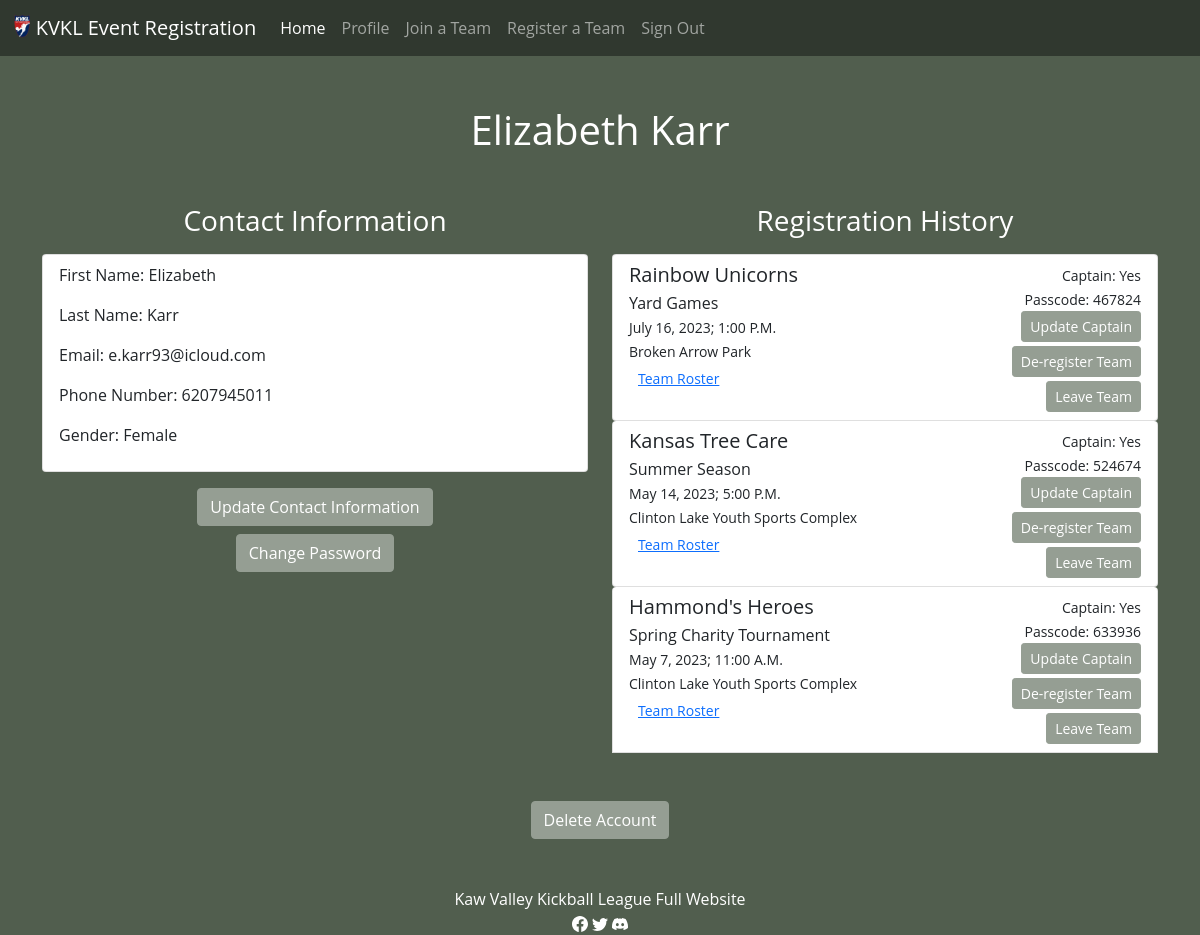
/profile (signed in), run on an earlier commit of the app's database.
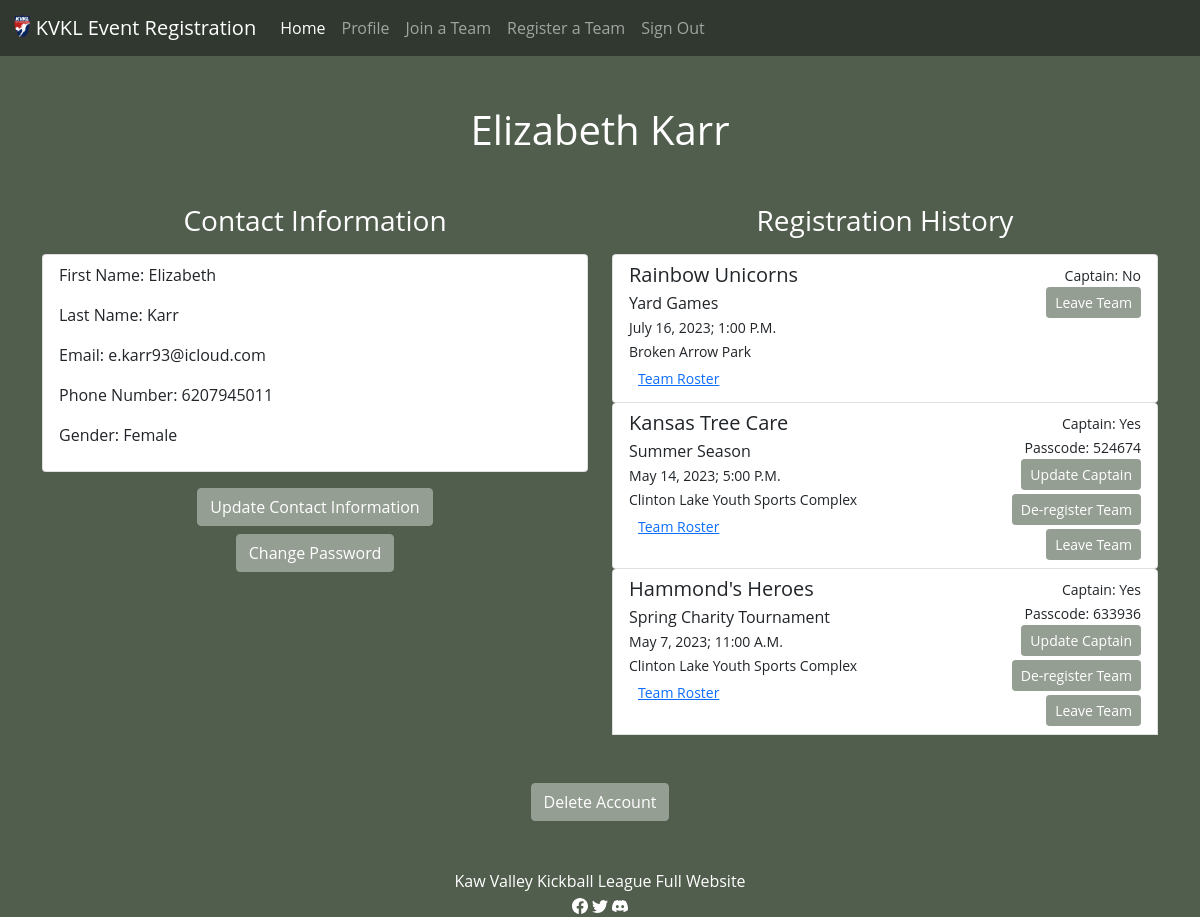
And on a later commit of the database.
### tables this page shows
CREATE TABLE accounts (id INTEGER NOT NULL PRIMARY KEY AUTOINCREMENT, email TEXT NOT NULL, first_name TEXT NOT NULL, last_name TEXT NOT NULL, phone_number NUMERIC NOT NULL, password_hash TEXT NOT NULL, gender TEXT NOT NULL);

CREATE TABLE registered_players (captain TEXT NOT NULL, player_id INTEGER NOT NULL, team_id INTEGER NOT NULL, event_id INTEGER NOT NULL, FOREIGN KEY (player_id) REFERENCES accounts(id) ON DELETE CASCADE, FOREIGN KEY (team_id) REFERENCES teams(id) ON DELETE CASCADE, FOREIGN KEY (event_id) REFERENCES events(id) ON DELETE CASCADE);

CREATE TABLE teams (id INTEGER NOT NULL PRIMARY KEY AUTOINCREMENT, team_name TEXT NOT NULL, sponsor TEXT, event_id INTEGER NOT NULL, passcode INTEGER NOT NULL, FOREIGN KEY (event_id) REFERENCES events(id) ON DELETE CASCADE);

CREATE TABLE events (id INTEGER NOT NULL PRIMARY KEY AUTOINCREMENT, event_name TEXT NOT NULL, month TEXT NOT NULL, day TEXT NOT NULL, year YEAR NOT NULL, time TEXT NOT NULL, location TEXT NOT NULL, number_teams INTEGER NOT NULL, spots_available INTEGER NOT NULL);

### app.py (the view)
@app.route("/profile", methods=["GET", "POST"])
@login_required
def profile():
    user = db.execute("""SELECT *
                         FROM accounts
                         WHERE id = ?""",
                         session["user_id"])
    history = db.execute("""SELECT event_name,
                                   month,
                                   day,
                                   year,
                                   time,
                                   location,
                                   team_name,
                                   passcode,
                                   captain,
                                   teams.id
                            FROM events
                            INNER JOIN teams
                                ON events.id = teams.event_id
                                INNER JOIN registered_players
                                    ON registered_players.team_id = teams.id
                                    WHERE registered_players.player_id = ?""",
                            session["user_id"])
    for team in history:
        team["players"] = db.execute("""SELECT first_name, last_name, captain, accounts.id
                                        FROM accounts
                                        INNER JOIN registered_players
                                            ON accounts.id = registered_players.player_id
                                            WHERE team_id = ?""",
                                        team["id"])
    return render_template("profile.html", id=session["user_id"], user=user, history=history)

### app.py (called while the page is built)
def login_required(f):
    @wraps(f)
    def decorated_function(*args, **kwargs):
        if session.get("user_id") is None:
            return redirect("/login")
        return f(*args, **kwargs)
    return decorated_function

### templates/profile.html (shortened to what this page needs)
{% extends "layout.html" %}
{% block main %}
    <h1 class="page-title">{{ user[0].first_name }} {{ user[0].last_name }}</h1>
    <div class="container mb-5">
        <div class="row">
            <div class="col">
                <h3 class="text-center mb-3">Contact Information</h3>
                <div class="list-group list-group-item mb-3">
                    <p>First Name: {{ user[0].first_name }}</p>
                    <p>Last Name: {{ user[0].last_name }}</p>
                    <p>Email: {{ user[0].email }}</p>
                    <p>Phone Number: {{ user[0].phone_number }}</p>
                    <p>Gender: {{ user[0].gender }}</p>
                </div>
                <div class="d-grid gap-2 col-6 mx-auto text-center">
                    <a href="/update"><button class="btn btn-kvkl" type="button">Update Contact Information</button></a>
                    <a href="/password"><button class="btn btn-kvkl" type="button">Change Password</button></a>
                </div>
            </div>
            <div class="col">
                <h3 class="text-center mb-3">Registration History</h3>
                {% for team in history %}
                    <div class="list-group list-group-item container">
                        <div class="row">
                            <div class="col">
                                <h5 class="mb-1">{{ team.team_name }}</h5>
                                <div>{{ team.event_name }}</div>
                                <small class="mb-1">{{ team.month }} {{ team.day }}, {{ team.year }}; {{ team.time }}</small>
                                <div><small>{{ team.location }}</small></div>
                                <div><button type="button" class="btn btn-link btn-sm" data-bs-toggle="modal" data-bs-target="#teamRosterModal{{team.id}}">Team Roster</button></div>
                            </div>
                            <div class="col text-end">
                                <small>Captain: {{ team.captain }}</small>
                                {% if team.captain == "Yes" %}
                                    <div>
                                        <small>Passcode: {{ team.passcode }}</small>
                                    </div>
                                    <div>
                                        <button type="button" class="btn btn-kvkl mb-1 btn-sm" data-bs-toggle="modal" data-bs-target="#captainModal{{team.id}}">Update Captain</button>
                                        <button type="button" class="btn btn-kvkl mb-1 btn-sm" data-bs-toggle="modal" data-bs-target="#deregisterModal{{team.id}}">De-register Team</button>
                                    </div>
                                {% endif %}
                                <div>
                                    <button type="button" class="btn btn-kvkl btn-sm" data-bs-toggle="modal" data-bs-target="#leaveModal{{team.id}}">Leave Team</button>
                                </div>
                            </div>
                        </div>
                    </div>
                {% endfor %}
            </div>
        </div>
    </div>
    <div class="text-center">
        <button class="btn btn-kvkl" type="button" data-bs-toggle="modal" data-bs-target="#deleteAccountModal">Delete Account</button>
    </div>
{% endblock %}

### templates/layout.html (shortened to what this page needs)
<!DOCTYPE html>
<html lang="en">
    <head>
        <link href="https://cdn.jsdelivr.net/npm/bootstrap@5.1.3/dist/css/bootstrap.min.css" rel="stylesheet">
        <link href="/static/styles.css" rel="stylesheet" type="text/css">
    </head>
    <body>
        <nav class="navbar navbar-expand-lg navbar-dark">
            <div class="container-fluid">
              <a class="navbar-brand" href="/"><img src="/static/kvkl-logo.gif" alt="logo" width="auto" height="24" class="d-inline-block align-text-top">
                KVKL Event Registration</a>
              <div class="collapse navbar-collapse" id="navbarNavAltMarkup">
                {% if session["user_id"] %}
                    <div class="navbar-nav">
                        <a class="nav-link active" aria-current="page" href="/">Home</a>
                        <a class="nav-link" href="/profile">Profile</a>
                        <a class="nav-link" href="/event_select">Join a Team</a>
                        <a class="nav-link" href="/team_register">Register a Team</a>
                        <a class="nav-link" href="/logout">Sign Out</a>
                    </div>
                {% else %}
                    <div class="navbar-nav">
                        <a class="nav-link active" aria-current="page" href="/">Home</a>
                        <a class="nav-link" href="/login">Log In</a>
                        <a class="nav-link" href="/account">Create an Account</a>
                    </div>
                {% endif %}
              </div>
            </div>
          </nav>
        <main>
            {% block main %}{% endblock %}
        </main>
        <footer class="text-center text-white mt-5">
            <div>
                <a class="footer" href="https://kawvalleykickball.com">Kaw Valley Kickball League Full Website</a>
            </div>
            <a class="footer" href="https://www.facebook.com/KawValleyKickballLeague/"></a>
              <a class="footer" href="https://twitter.com/KVKL"></a>
              <a class="footer" href="https://discord.gg/kqvm6BCvDr"></a>
        </footer>
    </body>
</html>

### static/styles.css (style rules this page uses)
body { font-family: Open Sans,Arial,sans-serif; background-color: #515e4e; color: white; }
a.footer { all: unset; }
h1.page-title { text-align: center; margin-top: 50px; margin-bottom: 50px; }
.navbar { background-color: #30382f; }
div.modal-header, div.modal-body, div.collapse { color: black; }
.btn-kvkl { background-color: #959e93; border-color: #959e93; color: white; }

What changed in the data, as far as the page shows it:
changed registered_players "Rainbow Unicorns": captain "Yes" → "No"; passcode "467824" → (not shown)
